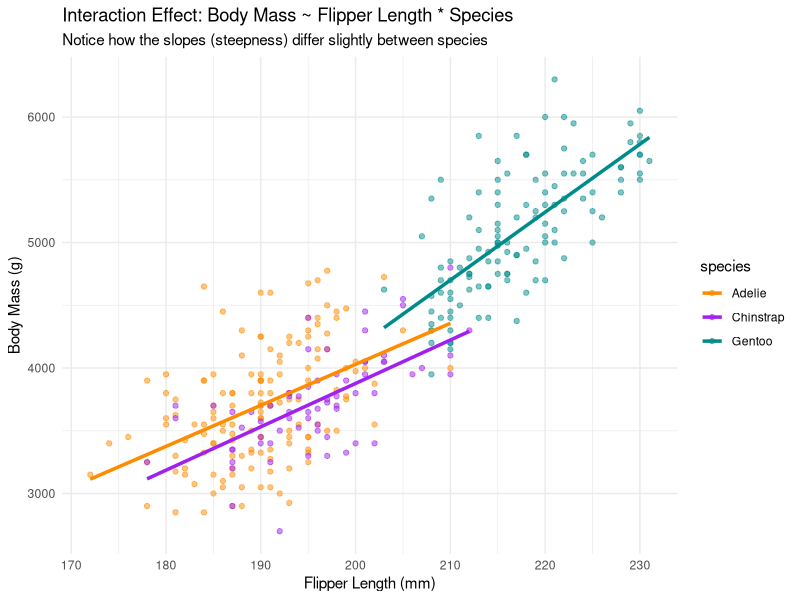

Generate this figure with R:
# Load libraries
library(palmerpenguins)
library(ggplot2)

# Remove missing values for clean modeling
penguins_clean <- na.omit(penguins)

# ---------------------------------------------------------
# 1. Additive Model vs Interaction Model
# ---------------------------------------------------------

# Additive Model: Assumes the effect of flipper_length_mm on body_mass_g
# is the SAME for every species. 
# They share the exact same slope, just different intercepts.
additive_model <- lm(body_mass_g ~ flipper_length_mm + species, data = penguins_clean)
summary(additive_model)

# Interaction Model: Allows the effect of flipper_length_mm to DEPEND on the species.
# They get different intercepts AND different slopes.
# The * symbol expands to main effects AND the interaction (flipper_length_mm:species)
interaction_model <- lm(body_mass_g ~ flipper_length_mm * species, data = penguins_clean)
summary(interaction_model)

# Comparing Models: Does the interaction term improve our fit?
# We can use anova() to test if the more complex model is significantly better.
anova(additive_model, interaction_model)

# ---------------------------------------------------------
# 2. Interpreting the Interaction Coefficients
# ---------------------------------------------------------

# Look back at summary(interaction_model).
# Reference Level: The baseline species is Adelie.
# - flipper_length_mm: This is the slope for the Adelie penguins ONLY.
# - speciesChinstrap: Difference in intercept between Chinstrap and Adelie.
# - flipper_length_mm:speciesChinstrap: Difference in slope between Chinstrap and Adelie.
# To get the actual slope for Chinstrap, you add the baseline slope and this interaction coefficient.

# ---------------------------------------------------------
# 3. Plotting Interactions
# ---------------------------------------------------------

# Plotting the true interaction (different slopes)
# geom_smooth() fits separate linear models by default when color is mapped to a factor!

ggplot(penguins_clean, aes(x = flipper_length_mm, y = body_mass_g, color = species)) +
  geom_point(alpha = 0.5) +
  geom_smooth(method = "lm", se = FALSE, size = 1.2) +
  theme_minimal() +
  labs(
    title = "Interaction Effect: Body Mass ~ Flipper Length * Species",
    subtitle = "Notice how the slopes (steepness) differ slightly between species",
    x = "Flipper Length (mm)",
    y = "Body Mass (g)"
  ) +
  scale_color_manual(values = c("Adelie" = "darkorange", "Chinstrap" = "purple", "Gentoo" = "cyan4"))

# ---------------------------------------------------------
# 4. Homework Sandbox
# ---------------------------------------------------------

# 1. Fit a model predicting bill_length_mm with the interaction of bill_depth_mm * sex

# 2. To change the reference baseline (e.g., making Gentoo the reference for species),
# you can use the relevel() function:
# penguins_clean$species_new_ref <- relevel(penguins_clean$species, ref = "Gentoo")
# Now try rebuilding your models with the releveled factors!
